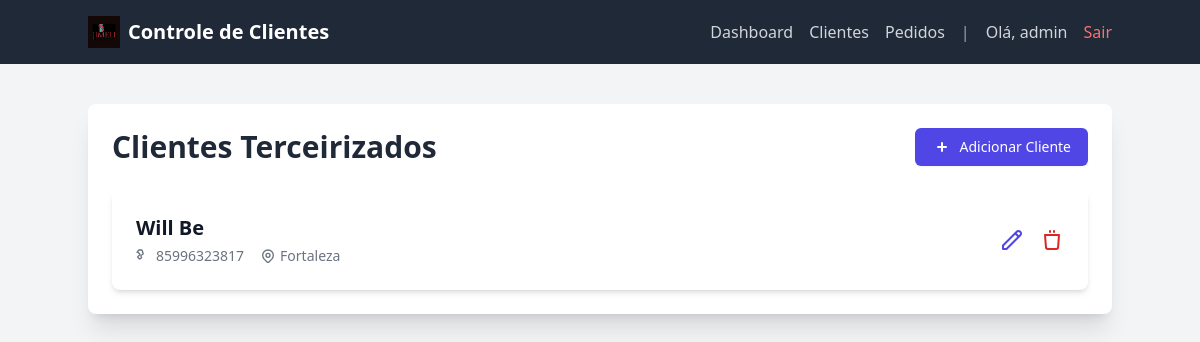
Page /clientes/clientes/ (signed in) on the committed database.
### clientes/models.py (models this page shows, shortened)
class Cliente(models.Model):
    nome = models.CharField(max_length=255)
    telefone = models.CharField(max_length=20)
    endereco = models.CharField(max_length=255)
    nome_marca = models.CharField(max_length=255)

### clientes/views.py (the view)
# urls.py: path('clientes/', views.lista_clientes, name='lista_clientes'),
@login_required
@user_passes_test(is_admin_or_supervisor)
def lista_clientes(request):
    clientes = Cliente.objects.all()
    return render(request, 'clientes/lista_clientes.html', {
        'clientes': clientes,
        'is_admin': request.user.groups.filter(name='Administrador').exists() or request.user.is_superuser
    })

### usuarios/templatetags/usuarios_tags.py (called while the page is built)
@register.filter(name='has_group')
def has_group(user, group_name):
    return user.groups.filter(name=group_name).exists()

### usuarios/views.py (called while the page is built)
def is_admin_or_supervisor(user):
    return user.groups.filter(name__in=["Administrador", "Supervisão"]).exists() or user.is_superuser

### clientes/templates/clientes/lista_clientes.html (shortened to what this page needs)
{% extends 'base.html' %}
{% block content %}
<div class="flex justify-between items-center mb-6">
    <h1 class="text-3xl font-bold text-gray-800">Clientes Terceirizados</h1>
    {% if is_admin %}
    <a href="{% url 'criar_cliente' %}" class="inline-flex items-center px-4 py-2 border border-transparent text-sm font-medium rounded-md shadow-sm text-white bg-indigo-600 hover:bg-indigo-700 focus:outline-none focus:ring-2 focus:ring-offset-2 focus:ring-indigo-500">
        <svg xmlns="http://www.w3.org/2000/svg" class="h-5 w-5 mr-2" viewBox="0 0 20 20" fill="currentColor">
            <path fill-rule="evenodd" d="M10 5a1 1 0 011 1v3h3a1 1 0 110 2h-3v3a1 1 0 11-2 0v-3H6a1 1 0 110-2h3V6a1 1 0 011-1z" clip-rule="evenodd" />
        </svg>
        Adicionar Cliente
    </a>
    {% endif %}
</div>
<div class="space-y-4">
    {% for cliente in clientes %}
    <div class="bg-white rounded-lg shadow-md p-6 flex flex-col md:flex-row justify-between items-center space-y-4 md:space-y-0">
        <div class="flex-grow">
            <a href="{% url 'detalhe_cliente' pk=cliente.pk %}" class="block text-xl font-semibold text-gray-900 hover:text-indigo-600">
                {{ cliente.nome_marca }}
            </a>
            <div class="mt-1 text-sm text-gray-500 flex items-center space-x-4">
                <span class="flex items-center">
                    {{ cliente.telefone }}
                </span>
                <span class="flex items-center">
                    {{ cliente.endereco }}
                </span>
            </div>
        </div>
        {% if is_admin %}
        <div class="flex items-center space-x-4">
            <a href="{% url 'editar_cliente' pk=cliente.pk %}" class="text-indigo-600 hover:text-indigo-900 transition duration-150 ease-in-out">
                <svg xmlns="http://www.w3.org/2000/svg" class="h-6 w-6" fill="none" viewBox="0 0 24 24" stroke="currentColor">
                    <path stroke-linecap="round" stroke-linejoin="round" stroke-width="2" d="M15.232 5.232l3.536 3.536m-2.036-5.036a2.5 2.5 0 113.536 3.536L6.5 21.036H3v-3.572L16.732 3.732z" />
                </svg>
            </a>
            <a href="{% url 'excluir_cliente' pk=cliente.pk %}" class="text-red-600 hover:text-red-900 transition duration-150 ease-in-out">
                <svg xmlns="http://www.w3.org/2000/svg" class="h-6 w-6" fill="none" viewBox="0 0 24 24" stroke="currentColor">
                    <path stroke-linecap="round" stroke-linejoin="round" stroke-width="2" d="M19 7l-.867 12.142A2 2 0 0116.095 21H7.905a2 2 0 01-1.932-1.858L5 7m5-4v1m4-1v1M5 7h14" />
                </svg>
            </a>
        </div>
        {% endif %}
    </div>
    {% empty %}
    <div class="bg-white rounded-lg shadow-md p-6 text-center text-gray-500">
        Nenhum cliente cadastrado.
    </div>
    {% endfor %}
</div>
{% endblock %}

### clientes/templates/base.html (shortened to what this page needs)
{% load static %}
{% load usuarios_tags %}
<!DOCTYPE html>
<html lang="pt-br">
<head>
    <script src="https://cdn.tailwindcss.com"></script>
</head>
<body class="bg-gray-100 font-sans leading-normal tracking-normal">
    <nav class="bg-gray-800 p-4">
        <div class="container mx-auto flex justify-between items-center">
            <div class="flex items-center">
                <img class="h-8 w-8 mr-2" src="{% static 'images/logo.png' %}" alt="Logo">
                <a href="{% url 'dashboard' %}" class="text-white text-xl font-bold">
                    Controle de Clientes
                </a>
            </div>
            <div class="flex items-center space-x-4">
                <a href="{% url 'dashboard' %}" class="text-gray-300 hover:text-white">Dashboard</a>
                <a href="{% url 'lista_clientes' %}" class="text-gray-300 hover:text-white">Clientes</a>
                <a href="{% url 'lista_pedidos' %}" class="text-gray-300 hover:text-white">Pedidos</a>
                {% if user.is_authenticated %}
                    <span class="text-gray-400">|</span>
                    <span class="text-gray-300">Olá, {{ user.username }}</span>
                    <a href="{% url 'logout' %}" class="text-red-400 hover:text-red-600">Sair</a>
                {% else %}
                    <a href="{% url 'login' %}" class="text-gray-300 hover:text-white">Login</a>
                {% endif %}
            </div>
        </div>
    </nav>
    <div class="container mx-auto mt-10 p-6 bg-white rounded-lg shadow-xl">
        {% block content %}
        {% endblock %}
    </div>
</body>
</html>

### rows in the picture
Cliente: nome_marca "Will Be", telefone "85996323817", endereco "Fortaleza"

### other values in the picture
{{ user.username }} "admin"
